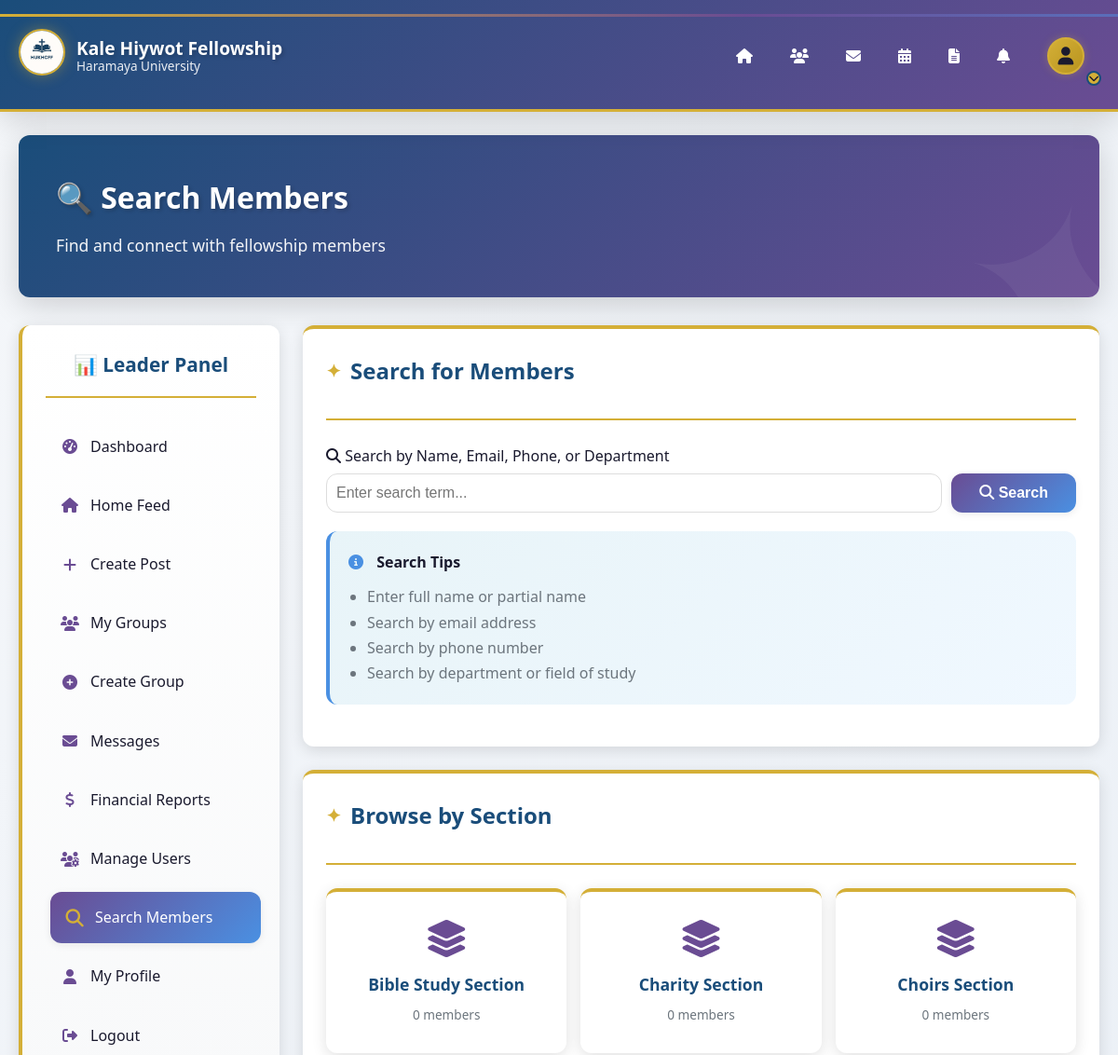
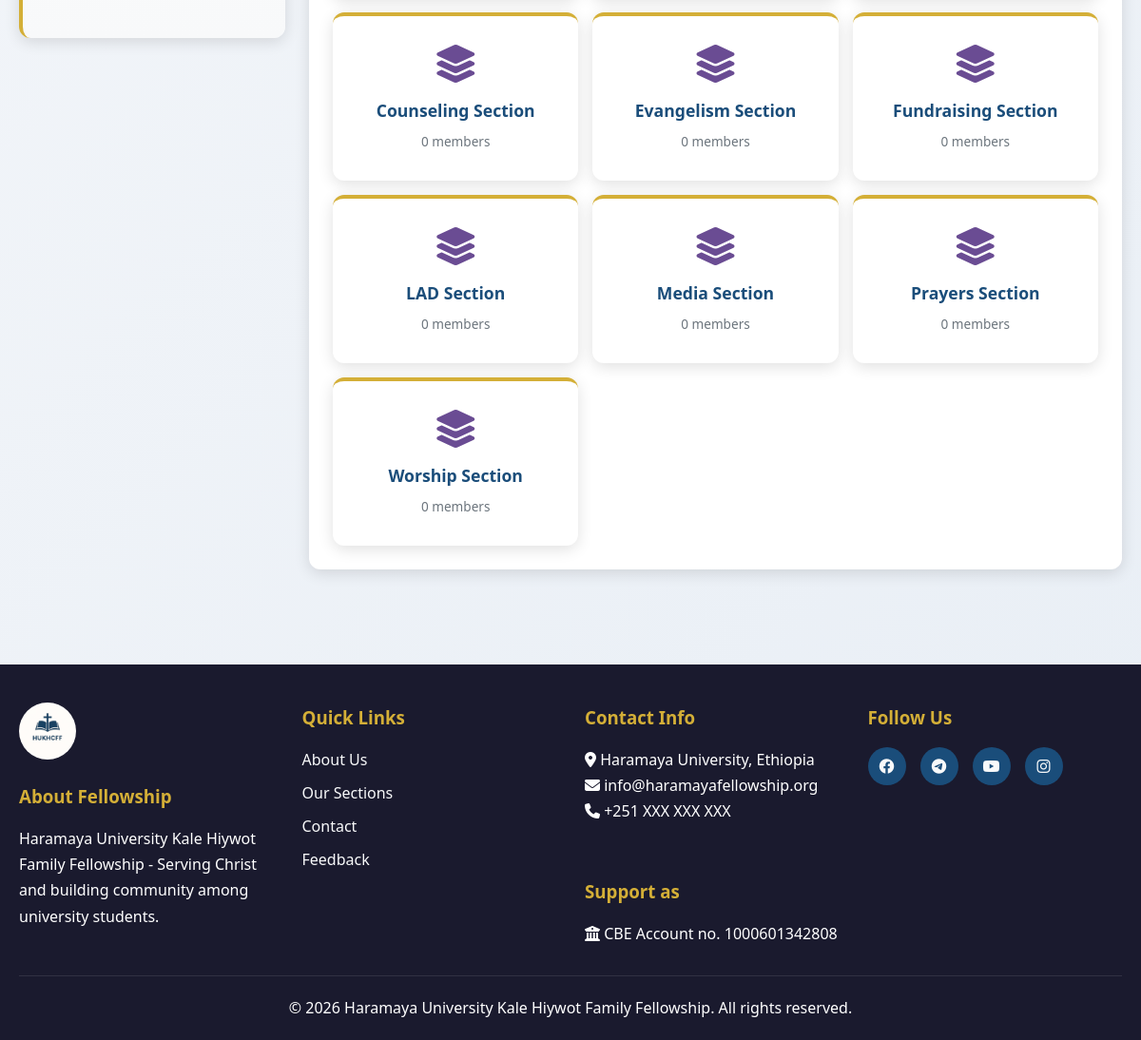
Page /fellowship-leaders/search-members.php (signed in) on the committed database (2 pictures, top to bottom).
### tables this page shows
CREATE TABLE sections (
    section_id INT PRIMARY KEY AUTO_INCREMENT,
    section_name VARCHAR(100) NOT NULL,
    section_code VARCHAR(20) UNIQUE NOT NULL,
    description TEXT,
    section_logo VARCHAR(255),
    leader_id INT,
    created_at TIMESTAMP DEFAULT CURRENT_TIMESTAMP,
    
    FOREIGN KEY (leader_id) REFERENCES users(user_id) ON DELETE SET NULL
);

### fellowship-leaders/search-members.php (the view, shortened to what this page needs)
<?php
include '../includes/header.php';
$search_query = '';
$sections = $conn->query("SELECT * FROM sections ORDER BY section_name");
?>
<main style="padding: 25px 0;">
    <div class="container">
        <div class="dashboard-welcome">
            <h2>🔍 Search Members</h2>
            <p>Find and connect with fellowship members</p>
        </div>
        <div class="dashboard">
            <aside class="sidebar">
                <h3>📊 Leader Panel</h3>
                <ul class="sidebar-menu">
                    <li><a href="dashboard.php"><i class="fas fa-tachometer-alt"></i> Dashboard</a></li>
                    <li><a href="../home.php"><i class="fas fa-home"></i> Home Feed</a></li>
                    <li><a href="create-post.php"><i class="fas fa-plus"></i> Create Post</a></li>
                    <li><a href="my-groups.php"><i class="fas fa-users"></i> My Groups</a></li>
                    <li><a href="create-group.php"><i class="fas fa-plus-circle"></i> Create Group</a></li>
                    <li><a href="../messages.php"><i class="fas fa-envelope"></i> Messages</a></li>
                    <li><a href="financial-reports.php"><i class="fas fa-dollar-sign"></i> Financial Reports</a></li>
                    <li><a href="manage-users.php"><i class="fas fa-users-cog"></i> Manage Users</a></li>
                    <li><a href="search-members.php" class="active"><i class="fas fa-search"></i> Search Members</a></li>
                    <li><a href="../profile.php"><i class="fas fa-user"></i> My Profile</a></li>
                    <li><a href="../logout.php"><i class="fas fa-sign-out-alt"></i> Logout</a></li>
                </ul>
            </aside>
            <div class="main-content">
                <div class="card">
                    <div class="section-header">
                        <h3>Search for Members</h3>
                    </div>
                    <form method="GET" action="">
                        <div class="form-group">
                            <label for="search">
                                <i class="fas fa-search"></i> Search by Name, Email, Phone, or Department
                            </label>
                            <div style="display: flex; gap: 10px;">
                                <input type="text"
                                       id="search"
                                       name="search"
                                       class="form-control"
                                       placeholder="Enter search term..."
                                       value="<?php echo htmlspecialchars($search_query); ?>"
                                       style="flex: 1;">
                                <button type="submit" class="btn btn-primary" style="padding: 12px 30px;">
                                    <i class="fas fa-search"></i> Search
                                </button>
                            </div>
                        </div>
                    </form>
                    <div class="info-box" style="margin-top: 20px;">
                        <h4><i class="fas fa-info-circle"></i> Search Tips</h4>
                        <ul style="margin: 10px 0 0 20px; color: var(--gray);">
                            <li>Enter full name or partial name</li>
                            <li>Search by email address</li>
                            <li>Search by phone number</li>
                            <li>Search by department or field of study</li>
                        </ul>
                    </div>
                </div>
                <div class="card">
                    <div class="section-header">
                        <h3>Browse by Section</h3>
                    </div>
                    <div style="display: grid; grid-template-columns: repeat(auto-fill, minmax(200px, 1fr)); gap: 15px;">
                        <?php
                        $sections->data_seek(0);
                        while ($section = $sections->fetch_assoc()):
                            $section_count = $conn->query("SELECT COUNT(*) as count FROM users WHERE section_id = {$section['section_id']} AND status = 'approved'")->fetch_assoc()['count'];
                        ?>
                        <a href="?search=&section=<?php echo $section['section_id']; ?>"
                           style="text-decoration: none;">
                            <div class="quick-action-btn" style="height: 100%;">
                                <i class="fas fa-layer-group" style="font-size: 2.5rem; color: var(--spiritual-purple);"></i>
                                <h4 style="margin: 10px 0 5px 0;"><?php echo $section['section_name']; ?></h4>
                                <p style="font-size: 0.85rem; color: var(--gray); margin: 0;">
                                    <?php echo $section_count; ?> members
                                </p>
                            </div>
                        </a>
                        <?php endwhile; ?>
                    </div>
                </div>
            </div>
        </div>
    </div>
</main>
<?php include '../includes/footer.php'; ?>

### rows in the picture
sections: section_name "Bible Study Section", section_count "0"
sections: section_name "Charity Section", section_count "0"
sections: section_name "Choirs Section", section_count "0"
sections: section_name "Counseling Section", section_count "0"
sections: section_name "Evangelism Section", section_count "0"
sections: section_name "Fundraising Section", section_count "0"
sections: section_name "LAD Section", section_count "0"
sections: section_name "Media Section", section_count "0"
sections: section_name "Prayers Section", section_count "0"
sections: section_name "Worship Section", section_count "0"
